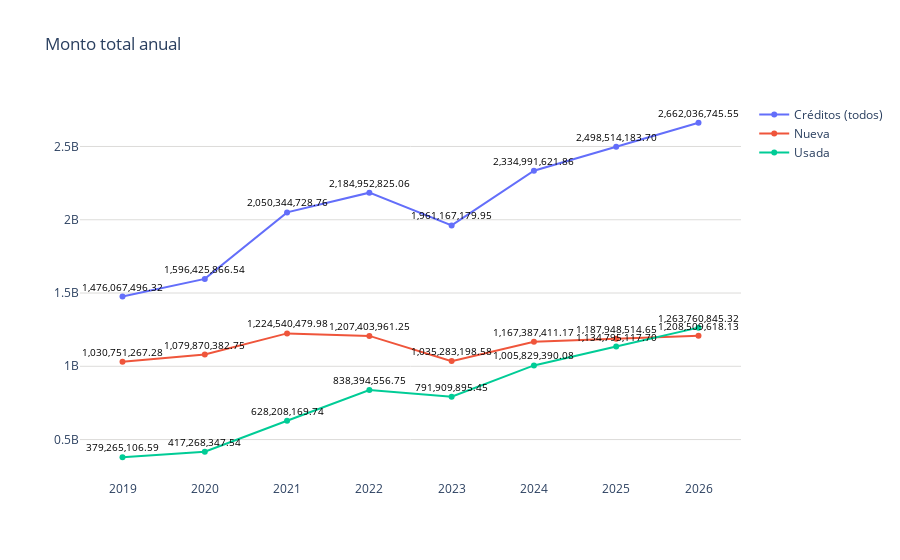

Here is the notebook cell this chart was saved with:
### Code cell
forecast_creditosgral_totales_pachuca = pd.concat([total_todos_pachuca, total_nueva_pachuca,total_usada_pachuca], ignore_index=True)
# Datos
trimestres = forecast_creditosgral_totales_pachuca['año']
modalidades = forecast_creditosgral_totales_pachuca['modalidad']
montos = forecast_creditosgral_totales_pachuca['montos']

# Limpiar las cadenas de montos y convertirlas a números
promedios_limpios = [float(montos.replace(',', '')) for montos in montos]

fig = go.Figure()
# Agregar líneas para cada modalidad
for modalidad in modalidades.unique():
    df_modalidad = forecast_creditosgral_totales_pachuca[forecast_creditosgral_totales_pachuca['modalidad'] == modalidad]
    fig.add_trace(go.Scatter(
        x=df_modalidad['año'],
        y=df_modalidad['montos'].apply(lambda x: float(x.replace(',', ''))),  # Usar los montos limpios
        mode='markers+lines',
        name=modalidad
    ))

fig.update_layout(
    title='Monto total anual',
    yaxis=dict(gridcolor='#dddcda'),
    plot_bgcolor='rgba(0,0,0,0)',  # Color de fondo del gráfico
)

# Agregar etiquetas de texto a los puntos
for trace in fig.data:
    df_modalidad = forecast_creditosgral_totales_pachuca[forecast_creditosgral_totales_pachuca['modalidad'] == trace.name]
    for i, point in enumerate(trace.y):
        fig.add_annotation(
            x=trace.x[i], 
            y=point, 
            text=f'{df_modalidad.iloc[i]["montos"]}', 
            showarrow=False,
            font=dict(color='black', size=10),
            yshift=10
        )

# Exportar gráfica como archivo HTML
def guardar_grafico_como_html(fig, nombre_archivo, carpeta='graficas'):
    # Crear la carpeta si no existe
    if not os.path.exists(carpeta):
        os.makedirs(carpeta)
    
    # Gráfica como archivo HTML en la carpeta especificada
    pio.write_html(fig, f'{carpeta}/{nombre_archivo}.html')

guardar_grafico_como_html(fig, 'g_scatt_forecastcreditgral_total_pachuca', carpeta='graficas')
fig.show()

### Figure 1 — Plotly figure (JSON) as saved in the notebook; plotly's stock layout.template omitted (floating-point values rounded to 4 significant figures)
{"data": [{"mode": "markers+lines", "name": "Créditos (todos)", "type": "scatter", "x": [2019, 2020, 2021, 2022, 2023, 2024, 2025, 2026], "y": [1476000000.0, 1596000000.0, 2050000000.0, 2185000000.0, 1961000000.0, 2335000000.0, 2499000000.0, 2662000000.0]}, {"mode": "markers+lines", "name": "Nueva", "type": "scatter", "x": [2019, 2020, 2021, 2022, 2023, 2024, 2025, 2026], "y": [1031000000.0, 1080000000.0, 1225000000.0, 1207000000.0, 1035000000.0, 1167000000.0, 1188000000.0, 1209000000.0]}, {"mode": "markers+lines", "name": "Usada", "type": "scatter", "x": [2019, 2020, 2021, 2022, 2023, 2024, 2025, 2026], "y": [379300000.0, 417300000.0, 628200000.0, 838400000.0, 791900000.0, 1006000000.0, 1135000000.0, 1264000000.0]}], "layout": {"annotations": [{"font": {"color": "black", "size": 10}, "showarrow": false, "text": "1,476,067,496.32", "x": 2019, "y": 1476000000.0, "yshift": 10}, {"font": {"color": "black", "size": 10}, "showarrow": false, "text": "1,596,425,866.54", "x": 2020, "y": 1596000000.0, "yshift": 10}, {"font": {"color": "black", "size": 10}, "showarrow": false, "text": "2,050,344,728.76", "x": 2021, "y": 2050000000.0, "yshift": 10}, {"font": {"color": "black", "size": 10}, "showarrow": false, "text": "2,184,952,825.06", "x": 2022, "y": 2185000000.0, "yshift": 10}, {"font": {"color": "black", "size": 10}, "showarrow": false, "text": "1,961,167,179.95", "x": 2023, "y": 1961000000.0, "yshift": 10}, {"font": {"color": "black", "size": 10}, "showarrow": false, "text": "2,334,991,621.86", "x": 2024, "y": 2335000000.0, "yshift": 10}, {"font": {"color": "black", "size": 10}, "showarrow": false, "text": "2,498,514,183.70", "x": 2025, "y": 2499000000.0, "yshift": 10}, {"font": {"color": "black", "size": 10}, "showarrow": false, "text": "2,662,036,745.55", "x": 2026, "y": 2662000000.0, "yshift": 10}, {"font": {"color": "black", "size": 10}, "showarrow": false, "text": "1,030,751,267.28", "x": 2019, "y": 1031000000.0, "yshift": 10}, {"font": {"color": "black", "size": 10}, "showarrow": false, "text": "1,079,870,382.75", "x": 2020, "y": 1080000000.0, "yshift": 10}, {"font": {"color": "black", "size": 10}, "showarrow": false, "text": "1,224,540,479.98", "x": 2021, "y": 1225000000.0, "yshift": 10}, {"font": {"color": "black", "size": 10}, "showarrow": false, "text": "1,207,403,961.25", "x": 2022, "y": 1207000000.0, "yshift": 10}, {"font": {"color": "black", "size": 10}, "showarrow": false, "text": "1,035,283,198.58", "x": 2023, "y": 1035000000.0, "yshift": 10}, {"font": {"color": "black", "size": 10}, "showarrow": false, "text": "1,167,387,411.17", "x": 2024, "y": 1167000000.0, "yshift": 10}, {"font": {"color": "black", "size": 10}, "showarrow": false, "text": "1,187,948,514.65", "x": 2025, "y": 1188000000.0, "yshift": 10}, {"font": {"color": "black", "size": 10}, "showarrow": false, "text": "1,208,509,618.13", "x": 2026, "y": 1209000000.0, "yshift": 10}, {"font": {"color": "black", "size": 10}, "showarrow": false, "text": "379,265,106.59", "x": 2019, "y": 379300000.0, "yshift": 10}, {"font": {"color": "black", "size": 10}, "showarrow": false, "text": "417,268,347.54", "x": 2020, "y": 417300000.0, "yshift": 10}, {"font": {"color": "black", "size": 10}, "showarrow": false, "text": "628,208,169.74", "x": 2021, "y": 628200000.0, "yshift": 10}, {"font": {"color": "black", "size": 10}, "showarrow": false, "text": "838,394,556.75", "x": 2022, "y": 838400000.0, "yshift": 10}, {"font": {"color": "black", "size": 10}, "showarrow": false, "text": "791,909,895.45", "x": 2023, "y": 791900000.0, "yshift": 10}, {"font": {"color": "black", "size": 10}, "showarrow": false, "text": "1,005,829,390.08", "x": 2024, "y": 1006000000.0, "yshift": 10}, {"font": {"color": "black", "size": 10}, "showarrow": false, "text": "1,134,795,117.70", "x": 2025, "y": 1135000000.0, "yshift": 10}, {"font": {"color": "black", "size": 10}, "showarrow": false, "text": "1,263,760,845.32", "x": 2026, "y": 1264000000.0, "yshift": 10}], "plot_bgcolor": "rgba(0,0,0,0)", "title": {"text": "Monto total anual"}, "yaxis": {"gridcolor": "#dddcda"}}}
